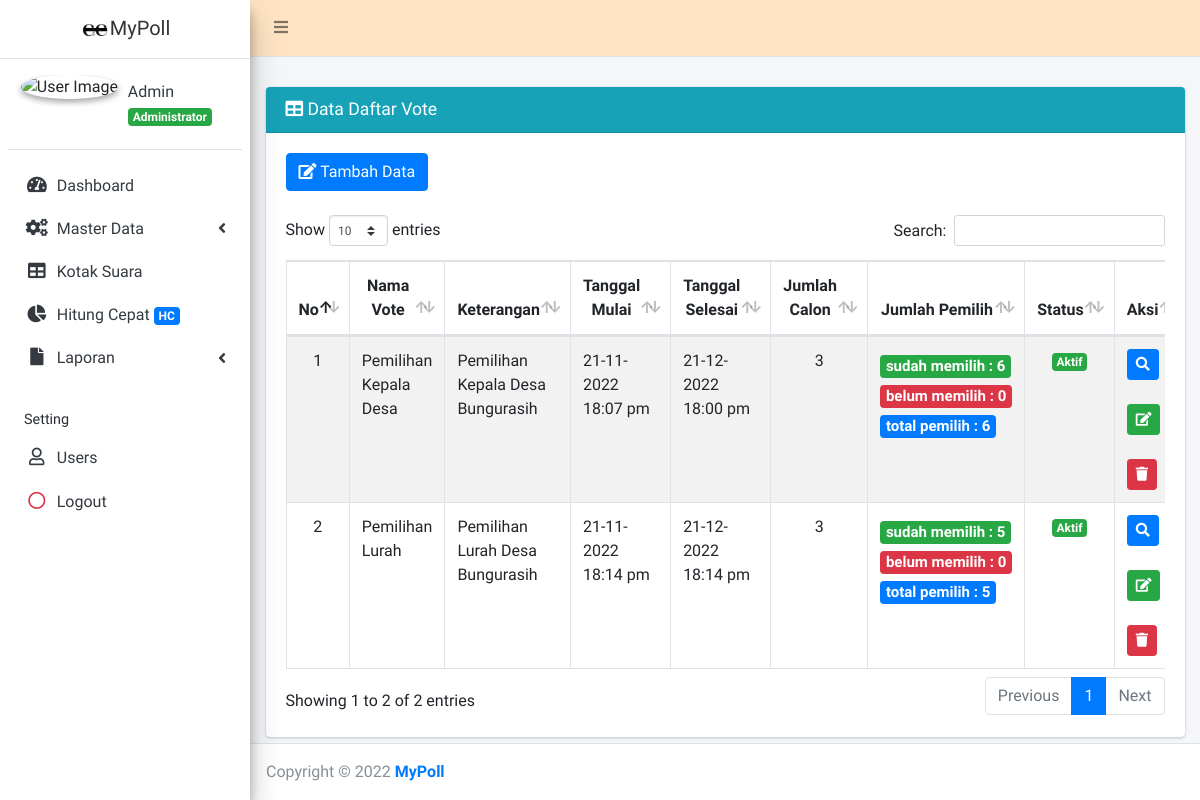
Screenshot of /index.php?page=data-daftarvote (signed in) with the database file from the repository.
### tables this page shows
CREATE TABLE `tb_daftarvote` (
  `daftarvote_id` int(11) NOT NULL,
  `nama` varchar(150) DEFAULT NULL,
  `keterangan` varchar(255) DEFAULT NULL,
  `tanggal_mulai` datetime DEFAULT NULL,
  `tanggal_selesai` datetime DEFAULT NULL,
  `status_id` enum('0','1','2') DEFAULT NULL,
  `flag_id` tinyint(4) DEFAULT NULL
);

### admin/daftarvote/data_daftarvote.php (the view, shortened to what this page needs)
<div class="card card-info">
	<div class="card-header">
		<h3 class="card-title">
			<i class="fa fa-table"></i> Data Daftar Vote
		</h3>
	</div>
	<div class="card-body">
		<div class="table-responsive">
			<div>
				<a href="?page=add-daftarvote" class="btn btn-primary">
					<i class="fa fa-edit"></i> Tambah Data</a>
			</div>
			<br>
			<table id="example1" class="table table-bordered table-striped">
				<thead>
					<tr>
						<th><center>No</center></th>
						<th><center>Nama Vote</center></th>
						<th><center>Keterangan</center></th>
						<th><center>Tanggal Mulai</center></th>
						<th><center>Tanggal Selesai</center></th>
						<th><center>Jumlah Calon</center></th>
						<th><center>Jumlah Pemilih</center></th>
						<th><center>Status</center></th>
						<th><center>Aksi</center></th>
					</tr>
				</thead>
				<tbody>
					<?php
					$no = 1;
					$sql = $koneksi->query("
						select a.*, jumlah_calon, jumlah_pemilih, coalesce(sudah_memilih,0) sudah_memilih,
						coalesce(belum_memilih,0) belum_memilih from tb_daftarvote a
						left join
						(select daftarvote_id, count(*) jumlah_calon
						from tb_votekandidat where flag_id<>9 group by daftarvote_id) b
						on a.daftarvote_id=b.daftarvote_id
						left join (select daftarvote_id, count(*) jumlah_pemilih,
						sum(case when status_id=2 then 1 else 0 end) sudah_memilih,
						sum(case when status_id=1 then 1 else 0 end)  belum_memilih
						from tb_votepemilih where flag_id<>9 group by daftarvote_id) c
						on a.daftarvote_id=c.daftarvote_id
						where a.flag_id<>9");
					while ($data = $sql->fetch_assoc()) {
					?>
						<tr>
							<td align="center">
								<?php echo $no++; ?>
							</td>
							<td>
								<?php echo $data['nama']; ?>
							</td>
							<td>
								<?php echo $data['keterangan']; ?>
							</td>
							<td>
								<?php echo date('d-m-Y H:i a', strtotime($data['tanggal_mulai'])); ?>
							</td>
							<td>
								<?php echo date('d-m-Y H:i a', strtotime($data['tanggal_selesai'])); ?>
							</td>
							<td align="center">
								<?php echo $data['jumlah_calon']; ?>
							</td>
							<td>
								<div style="font-size:20px"><span class="badge badge-success">sudah memilih : <?php echo $data['sudah_memilih']  ?></span></div>
								<div style="font-size:20px"> <span class="badge badge-danger">belum memilih : <?php echo $data['belum_memilih']  ?></span></div>
								<div style="font-size:20px"><span class="badge badge-primary">total pemilih : <?php echo $data['jumlah_pemilih'] ?> </span></div>
							</td>
							<td align="center">
								<?php $stt = $data['status_id']  ?>
								<?php switch ($stt) {
									case '1':
								?>
										<span class="badge badge-success">Aktif</span>
									<?php
										break;
									?>
								<?php
								} ?>
							<td>
								<a href="?page=data-daftardetailvote&kode=<?php echo $data['daftarvote_id']; ?>" title="Detail" class="btn btn-primary btn-sm">
									<i class="fa fa-search"></i>
								</a>
								<br/>
								<br/>
								<a href="?page=edit-daftarvote&kode=<?php echo $data['daftarvote_id']; ?>" title="Ubah" class="btn btn-success btn-sm">
									<i class="fa fa-edit"></i>
								</a>
								<br/>
								<br/>
								<a href="?page=del-daftarvote&kode=<?php echo $data['daftarvote_id']; ?>" onclick="return confirm('Hapus Data ini ?')" title="Hapus" class="btn btn-danger btn-sm">
									<i class="fa fa-trash"></i>
								</a>
							</td>
						</tr>
					<?php
					}
					?>
				</tbody>
			</table>
		</div>
	</div>

### rows the page displays
tb_daftarvote: nama "Pemilihan Kepala Desa", keterangan "Pemilihan Kepala Desa Bungurasih", tanggal_mulai "21-11-2022 18:07 pm", tanggal_selesai "21-12-2022 18:00 pm", jumlah_calon "3", sudah_memilih "6", belum_memilih "0", jumlah_pemilih "6", status_id "Aktif"
tb_daftarvote: nama "Pemilihan Lurah", keterangan "Pemilihan Lurah Desa Bungurasih", tanggal_mulai "21-11-2022 18:14 pm", tanggal_selesai "21-12-2022 18:14 pm", jumlah_calon "3", sudah_memilih "5", belum_memilih "0", jumlah_pemilih "5", status_id "Aktif"

### other values shown
$data_nama "Admin"
$data_level "Administrator"
